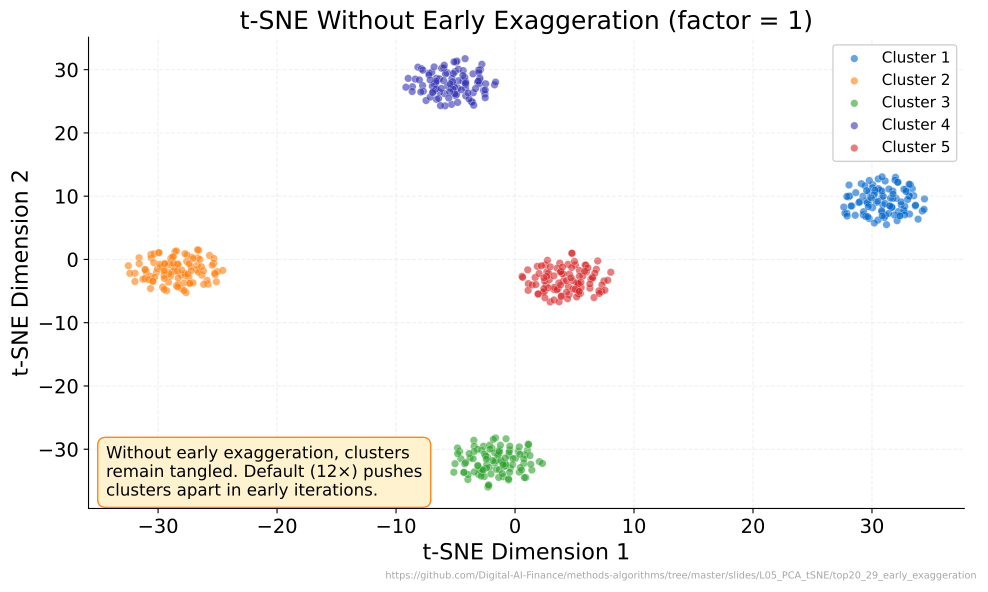

Recreate this plot in Python.
"""t-SNE Without Early Exaggeration - Shows poorly separated clusters when early exaggeration is disabled."""
import matplotlib.pyplot as plt
import numpy as np
from sklearn.datasets import make_blobs
from sklearn.manifold import TSNE
from pathlib import Path
import sys
sys.path.insert(0, str(Path(__file__).resolve().parents[3] / 'templates'))
from chart_style import apply_style, COLORS, MLPURPLE, MLBLUE, MLORANGE, MLGREEN, MLRED, MLLAVENDER
apply_style()

CHART_METADATA = {
    "title": "t-SNE Without Early Exaggeration",
    "description": "Scatter of t-SNE with early_exaggeration=1 showing overlapping clusters due to disabled exaggeration.",
    "url": "https://github.com/Digital-AI-Finance/methods-algorithms/tree/master/slides/L05_PCA_tSNE/top20_29_early_exaggeration"
}


np.random.seed(42)

X, y = make_blobs(n_samples=500, n_features=20, centers=5, cluster_std=1.5, random_state=42)

tsne = TSNE(early_exaggeration=1, random_state=42, n_iter=1000, perplexity=30)
X_emb = tsne.fit_transform(X)

cluster_colors = [MLBLUE, MLORANGE, MLGREEN, MLPURPLE, MLRED]

fig, ax = plt.subplots()

for i in range(5):
    mask = y == i
    ax.scatter(X_emb[mask, 0], X_emb[mask, 1], c=cluster_colors[i], s=30,
               alpha=0.6, edgecolors='white', linewidths=0.3, label=f'Cluster {i+1}')

ax.set_title('t-SNE Without Early Exaggeration (factor = 1)')
ax.set_xlabel('t-SNE Dimension 1')
ax.set_ylabel('t-SNE Dimension 2')

# Annotation
bbox_props = dict(boxstyle='round,pad=0.5', facecolor='#FFF3CD', edgecolor=MLORANGE, alpha=0.95)
annotation_text = ('Without early exaggeration, clusters\n'
                   'remain tangled. Default (12\u00d7) pushes\n'
                   'clusters apart in early iterations.')
ax.annotate(annotation_text,
            xy=(0.02, 0.02), xycoords='axes fraction', fontsize=12,
            va='bottom', ha='left', bbox=bbox_props)

ax.legend(loc='upper right', framealpha=0.9, fontsize=11)

plt.figtext(0.99, 0.01, CHART_METADATA['url'], fontsize=7, color='gray', ha='right', va='bottom', alpha=0.7)
plt.tight_layout()
plt.savefig(Path(__file__).parent / 'chart.pdf', dpi=300, bbox_inches='tight', facecolor='white')
plt.close()
